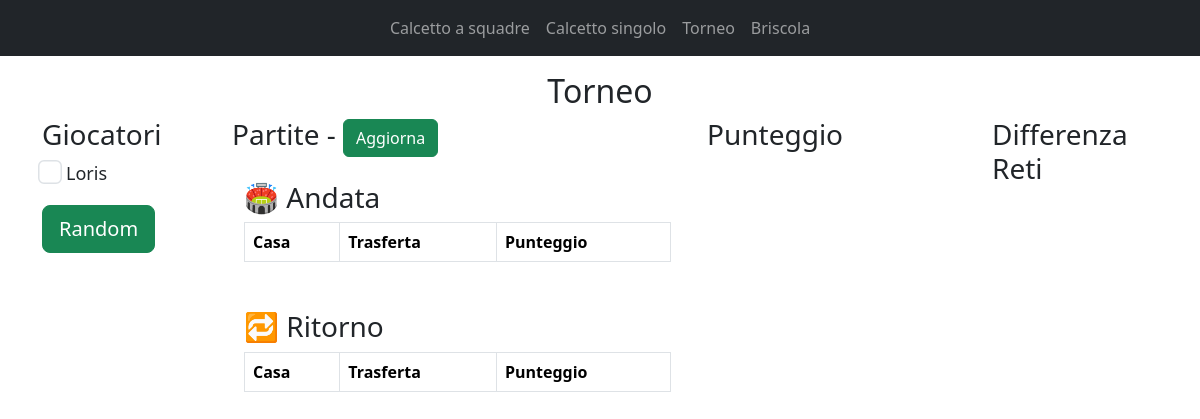
The page /calcetto/torneo/ on the database as committed earlier.
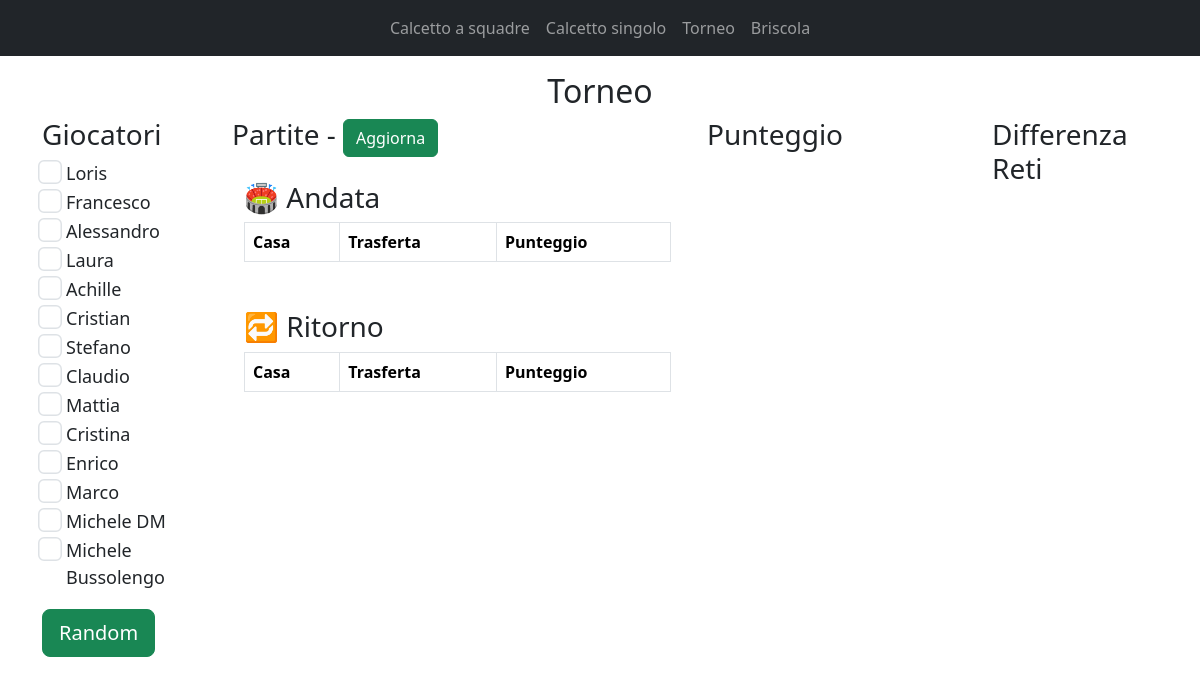
The same page on the database as committed later.
### calcetto/models.py (models this page shows, shortened)
class Developer(models.Model):
  name = models.CharField(max_length=100)
  description = models.TextField(default="")
  total_match = models.IntegerField(default=0)
  win_match = models.IntegerField(default=0)
  image_url = models.CharField(max_length=500, default="")
  briscola_total_match = models.IntegerField(default=0)
  briscola_win_match = models.IntegerField(default=0)
  params = models.JSONField(default=dict, blank=True, null=True)
  total_match_singolo = models.IntegerField(default=0)
  win_match_singolo = models.IntegerField(default=0)
  slack_id = models.CharField(max_length=100, default="")

### calcetto/views.py (the view)
# urls.py: path('torneo/', Torneo.as_view(), name='torneo'),
class Torneo(APIView):
  def get(self, request):
    developers = Developer.objects.all()
    context = {"developers": developers}
    return render(request, "torneo.html", context=context)

### calcetto/templates/torneo.html (shortened to what this page needs)
<html lang="en">
<head>
  <link href="https://cdn.jsdelivr.net/npm/bootstrap@5.3.3/dist/css/bootstrap.min.css" rel="stylesheet"
>
</head>
<body>
  {% include "navbar.html" %}
  <h2 class="text-center mt-3">Torneo</h2>
  <div class="container">
    <div class="row">
      <div class="col-2">
        <h3>Giocatori</h3>
        {% for developer in developers %}
        <div class="form-check">
          <input class="form-check-input" type="checkbox" value="{{developer.id}}" name="randoms"
            style="transform: scale(1.5);">
          <label class="form-check-label" style="font-size: large;">
            {{developer.name}}
          </label>
        </div>
        {% endfor %}
        <button class="btn btn-lg btn-success mt-3" onclick="random()">Random</button>
      </div>
      <div class="col-5">
        <h3>Partite - <button class="btn btn-success">Aggiorna</button></h3>
        <div class="container mt-4">
          <h3>🏟️ Andata</h3>
          <table class="table table-bordered" id="table-andata">
            <thead>
              <tr>
                <th>Casa</th>
                <th>Trasferta</th>
                <th>Punteggio</th>
              </tr>
            </thead>
          </table>
          <h3 class="mt-5">🔁 Ritorno</h3>
          <table class="table table-bordered" id="table-ritorno">
            <thead>
              <tr>
                <th>Casa</th>
                <th>Trasferta</th>
                <th>Punteggio</th>
              </tr>
            </thead>
          </table>
        </div>
      </div>
      <div class="col-3">
        <h3>Punteggio</h3>
      </div>
      <div class="col-2">
        <h3>Differenza Reti</h3>
      </div>
    </div>
  </div>
</body>
</html>

### calcetto/templates/navbar.html
<nav class="navbar navbar-expand-lg navbar-dark bg-dark">
  <div class="collapse navbar-collapse" id="navbarSupportedContent">
    <ul class="navbar-nav mx-auto">
      <li class="nav-item active">
        <a class="nav-link" href="/calcetto/">Calcetto a squadre</a>
      </li>
      <li class="nav-item active">
        <a class="nav-link" href="/calcetto/singolo/">Calcetto singolo</a>
      </li>
      <li class="nav-item active">
        <a class="nav-link" href="/calcetto/torneo/">Torneo</a>
      </li>
      <li class="nav-item active">
        <a class="nav-link" href="/calcetto/briscola/">Briscola</a>
      </li>
    </ul>
  </div>
</nav>

Rows that differ between the two databases and show on the page:
added Developer: name "Francesco"
added Developer: name "Alessandro"
added Developer: name "Laura"
added Developer: name "Achille"
added Developer: name "Cristian"
added Developer: name "Stefano"
added Developer: name "Claudio"
added Developer: name "Mattia"
added Developer: name "Cristina"
added Developer: name "Enrico"
added Developer: name "Marco"
added Developer: name "Michele DM"
added Developer: name "Michele Bussolengo"
